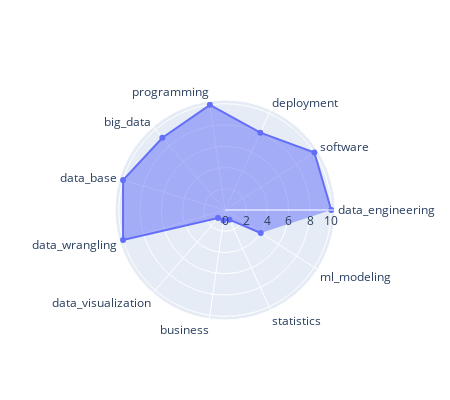

Notebook code for this chart:
### Markdown cell above
**Ingeniero de datos**

Habilidades:
- **Programación** en C, Java, sql, nonsql, spark, etc.

Actividades:

- **Ingestas y optimización de bases**
- Data Warehouse y mantenimiento

### Code cell
perfil = 'data_engineer'
fig = go.Figure(data=go.Scatterpolar(r=pd_skills[perfil], theta=pd_skills.skill, fill='toself'))
fig.update_layout(polar=dict(radialaxis=dict(visible=True),),showlegend=False,width=450, height=400)
fig.show()

### Figure 1 — Plotly figure (JSON) as saved in the notebook; plotly's stock layout.template omitted (floating-point values rounded to 4 significant figures)
{"data": [{"fill": "toself", "r": [10, 10, 8, 10, 9, 10, 10, 1, 1, 1, 4], "theta": ["data_engineering", "software", "deployment", "programming", "big_data", "data_base", "data_wrangling", "data_visualization", "business", "statistics", "ml_modeling"], "type": "scatterpolar"}], "layout": {"height": 400, "polar": {"radialaxis": {"visible": true}}, "showlegend": false, "width": 450}}
